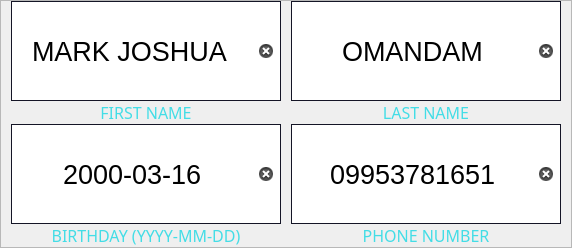
                     <widget class="QFrame" name="frame_input">
                      <property name="styleSheet">
                       <string notr="true"/>
                      </property>
                      <property name="frameShape">
                       <enum>QFrame::StyledPanel</enum>
                      </property>
                      <property name="frameShadow">
                       <enum>QFrame::Raised</enum>
                      </property>
                      <layout class="QGridLayout" name="gridLayout">
                       <property name="leftMargin">
                        <number>10</number>
                       </property>
                       <property name="topMargin">
                        <number>0</number>
                       </property>
                       <property name="rightMargin">
                        <number>10</number>
                       </property>
                       <property name="bottomMargin">
                        <number>0</number>
                       </property>
                       <property name="horizontalSpacing">
                        <number>10</number>
                       </property>
                       <property name="verticalSpacing">
                        <number>0</number>
                       </property>
                       <item row="1" column="1">
                        <widget class="QLineEdit" name="home_lineEdit_LastName">
                         <property name="minimumSize">
                          <size>
                           <width>0</width>
                           <height>100</height>
                          </size>
                         </property>
                         <property name="palette">
                          <palette>
                           <active>
                            <colorrole role="Button">
                             <brush brushstyle="SolidPattern">
                              <color alpha="255">
                               <red>255</red>
                               <green>255</green>
                               <blue>255</blue>
                              </color>
                             </brush>
                            </colorrole>
                            <colorrole role="Base">
                             <brush brushstyle="SolidPattern">
                              <color alpha="255">
                               <red>255</red>
                               <green>255</green>
                               <blue>255</blue>
                              </color>
                             </brush>
                            </colorrole>
                            <colorrole role="Window">
                             <brush brushstyle="SolidPattern">
                              <color alpha="255">
                               <red>255</red>
                               <green>255</green>
                               <blue>255</blue>
                              </color>
                             </brush>
                            </colorrole>
                           </active>
                           <inactive>
                            <colorrole role="Button">
                             <brush brushstyle="SolidPattern">
                              <color alpha="255">
                               <red>255</red>
                               <green>255</green>
                               <blue>255</blue>
                              </color>
                             </brush>
                            </colorrole>
                            <colorrole role="Base">
                             <brush brushstyle="SolidPattern">
                              <color alpha="255">
                               <red>255</red>
                               <green>255</green>
                               <blue>255</blue>
                              </color>
                             </brush>
                            </colorrole>
                            <colorrole role="Window">
                             <brush brushstyle="SolidPattern">
                              <color alpha="255">
                               <red>255</red>
                               <green>255</green>
                               <blue>255</blue>
                              </color>
                             </brush>
                            </colorrole>
                           </inactive>
                           <disabled>
                            <colorrole role="Button">
                             <brush brushstyle="SolidPattern">
                              <color alpha="255">
                               <red>255</red>
                               <green>255</green>
                               <blue>255</blue>
                              </color>
                             </brush>
                            </colorrole>
                            <colorrole role="Base">
                             <brush brushstyle="SolidPattern">
                              <color alpha="255">
                               <red>255</red>
                               <green>255</green>
                               <blue>255</blue>
                              </color>
                             </brush>
                            </colorrole>
                            <colorrole role="Window">
                             <brush brushstyle="SolidPattern">
                              <color alpha="255">
                               <red>255</red>
                               <green>255</green>
                               <blue>255</blue>
                              </color>
                             </brush>
                            </colorrole>
                           </disabled>
                          </palette>
                         </property>
                         <property name="font">
                          <font>
                           <family>Segoe UI</family>
                           <pointsize>20</pointsize>
                          </font>
                         </property>
                         <property name="styleSheet">
                          <string notr="true">background-color: rgb(255, 255, 255);
border:1px solid  rgb(20, 21, 38);</string>
                         </property>
                         <property name="text">
                          <string>OMANDAM</string>
                         </property>
                         <property name="alignment">
                          <set>Qt::AlignCenter</set>
                         </property>
                         <property name="clearButtonEnabled">
                          <bool>true</bool>
                         </property>
                        </widget>
                       </item>
                       <item row="1" column="0">
                        <widget class="QLineEdit" name="home_lineEdit_firstName">
                         <property name="minimumSize">
                          <size>
                           <width>0</width>
                           <height>100</height>
                          </size>
                         </property>
                         <property name="palette">
                          <palette>
                           <active>
                            <colorrole role="Button">
                             <brush brushstyle="SolidPattern">
                              <color alpha="255">
                               <red>255</red>
                               <green>255</green>
                               <blue>255</blue>
                              </color>
                             </brush>
                            </colorrole>
                            <colorrole role="Base">
                             <brush brushstyle="SolidPattern">
                              <color alpha="255">
                               <red>255</red>
                               <green>255</green>
                               <blue>255</blue>
                              </color>
                             </brush>
                            </colorrole>
                            <colorrole role="Window">
                             <brush brushstyle="SolidPattern">
                              <color alpha="255">
                               <red>255</red>
                               <green>255</green>
                               <blue>255</blue>
                              </color>
                             </brush>
                            </colorrole>
                           </active>
                           <inactive>
                            <colorrole role="Button">
                             <brush brushstyle="SolidPattern">
                              <color alpha="255">
                               <red>255</red>
                               <green>255</green>
                               <blue>255</blue>
                              </color>
                             </brush>
                            </colorrole>
                            <colorrole role="Base">
                             <brush brushstyle="SolidPattern">
                              <color alpha="255">
                               <red>255</red>
                               <green>255</green>
                               <blue>255</blue>
                              </color>
                             </brush>
                            </colorrole>
                            <colorrole role="Window">
                             <brush brushstyle="SolidPattern">
                              <color alpha="255">
                               <red>255</red>
                               <green>255</green>
                               <blue>255</blue>
                              </color>
                             </brush>
                            </colorrole>
                           </inactive>
                           <disabled>
                            <colorrole role="Button">
                             <brush brushstyle="SolidPattern">
                              <color alpha="255">
                               <red>255</red>
                               <green>255</green>
                               <blue>255</blue>
                              </color>
                             </brush>
                            </colorrole>
                            <colorrole role="Base">
                             <brush brushstyle="SolidPattern">
                              <color alpha="255">
                               <red>255</red>
                               <green>255</green>
                               <blue>255</blue>
                              </color>
                             </brush>
                            </colorrole>
                            <colorrole role="Window">
                             <brush brushstyle="SolidPattern">
                              <color alpha="255">
                               <red>255</red>
                               <green>255</green>
                               <blue>255</blue>
                              </color>
                             </brush>
                            </colorrole>
                           </disabled>
                          </palette>
                         </property>
                         <property name="font">
                          <font>
                           <family>Segoe UI</family>
                           <pointsize>20</pointsize>
                          </font>
                         </property>
                         <property name="styleSheet">
                          <string notr="true">background-color: rgb(255, 255, 255);
border:1px solid  rgb(20, 21, 38);
</string>
                         </property>
                         <property name="text">
                          <string>MARK JOSHUA </string>
                         </property>
                         <property name="cursorPosition">
                          <number>12</number>
                         </property>
                         <property name="alignment">
                          <set>Qt::AlignCenter</set>
                         </property>
                         <property name="clearButtonEnabled">
                          <bool>true</bool>
                         </property>
                        </widget>
                       </item>
                       <item row="5" column="1">
                        <widget class="QLineEdit" name="home_lineEdit_phoneNumber">
                         <property name="minimumSize">
                          <size>
                           <width>0</width>
                           <height>100</height>
                          </size>
                         </property>
                         <property name="palette">
                          <palette>
                           <active>
                            <colorrole role="Button">
                             <brush brushstyle="SolidPattern">
                              <color alpha="255">
                               <red>255</red>
                               <green>255</green>
                               <blue>255</blue>
                              </color>
                             </brush>
                            </colorrole>
                            <colorrole role="Base">
                             <brush brushstyle="SolidPattern">
                              <color alpha="255">
                               <red>255</red>
                               <green>255</green>
                               <blue>255</blue>
                              </color>
                             </brush>
                            </colorrole>
                            <colorrole role="Window">
                             <brush brushstyle="SolidPattern">
                              <color alpha="255">
                               <red>255</red>
                               <green>255</green>
                               <blue>255</blue>
                              </color>
                             </brush>
                            </colorrole>
                           </active>
                           <inactive>
                            <colorrole role="Button">
                             <brush brushstyle="SolidPattern">
                              <color alpha="255">
                               <red>255</red>
                               <green>255</green>
                               <blue>255</blue>
                              </color>
                             </brush>
                            </colorrole>
                            <colorrole role="Base">
                             <brush brushstyle="SolidPattern">
                              <color alpha="255">
                               <red>255</red>
                               <green>255</green>
                               <blue>255</blue>
                              </color>
                             </brush>
                            </colorrole>
                            <colorrole role="Window">
                             <brush brushstyle="SolidPattern">
                              <color alpha="255">
                               <red>255</red>
                               <green>255</green>
                               <blue>255</blue>
                              </color>
                             </brush>
                            </colorrole>
                           </inactive>
                           <disabled>
                            <colorrole role="Button">
                             <brush brushstyle="SolidPattern">
                              <color alpha="255">
                               <red>255</red>
                               <green>255</green>
                               <blue>255</blue>
                              </color>
                             </brush>
                            </colorrole>
                            <colorrole role="Base">
                             <brush brushstyle="SolidPattern">
                              <color alpha="255">
                               <red>255</red>
                               <green>255</green>
                               <blue>255</blue>
                              </color>
                             </brush>
                            </colorrole>
                            <colorrole role="Window">
                             <brush brushstyle="SolidPattern">
                              <color alpha="255">
                               <red>255</red>
                               <green>255</green>
                               <blue>255</blue>
                              </color>
                             </brush>
                            </colorrole>
                           </disabled>
                          </palette>
                         </property>
                         <property name="font">
                          <font>
                           <family>Segoe UI</family>
                           <pointsize>20</pointsize>
                          </font>
                         </property>
                         <property name="styleSheet">
                          <string notr="true">background-color: rgb(255, 255, 255);
border:1px solid  rgb(20, 21, 38);</string>
                         </property>
                         <property name="text">
                          <string>09953781651</string>
                         </property>
                         <property name="alignment">
                          <set>Qt::AlignCenter</set>
                         </property>
                         <property name="clearButtonEnabled">
                          <bool>true</bool>
                         </property>
                        </widget>
                       </item>
                       <item row="2" column="1">
                        <widget class="QLabel" name="home_label_lname">
                         <property name="maximumSize">
                          <size>
                           <width>16777215</width>
                           <height>40</height>
                          </size>
                         </property>
                         <property name="font">
                          <font>
                           <family>Montserrat</family>
                           <pointsize>12</pointsize>
                          </font>
                         </property>
                         <property name="styleSheet">
                          <string notr="true">color: rgb(67, 221, 230);</string>
                         </property>
                         <property name="frameShadow">
                          <enum>QFrame::Plain</enum>
                         </property>
                         <property name="text">
                          <string>LAST NAME</string>
                         </property>
                         <property name="alignment">
                          <set>Qt::AlignCenter</set>
                         </property>
                         <property name="wordWrap">
                          <bool>false</bool>
                         </property>
                         <property name="margin">
                          <number>0</number>
                         </property>
                        </widget>
                       </item>
                       <item row="5" column="0">
                        <widget class="QLineEdit" name="home_lineEdit_birthday">
                         <property name="minimumSize">
                          <size>
                           <width>0</width>
                           <height>100</height>
                          </size>
                         </property>
                         <property name="palette">
                          <palette>
                           <active>
                            <colorrole role="Button">
                             <brush brushstyle="SolidPattern">
                              <color alpha="255">
                               <red>255</red>
                               <green>255</green>
                               <blue>255</blue>
                              </color>
                             </brush>
                            </colorrole>
                            <colorrole role="Base">
                             <brush brushstyle="SolidPattern">
                              <color alpha="255">
                               <red>255</red>
                               <green>255</green>
                               <blue>255</blue>
                              </color>
                             </brush>
                            </colorrole>
                            <colorrole role="Window">
                             <brush brushstyle="SolidPattern">
                              <color alpha="255">
                               <red>255</red>
                               <green>255</green>
                               <blue>255</blue>
                              </color>
                             </brush>
                            </colorrole>
                           </active>
                           <inactive>
                            <colorrole role="Button">
                             <brush brushstyle="SolidPattern">
                              <color alpha="255">
                               <red>255</red>
                               <green>255</green>
                               <blue>255</blue>
                              </color>
                             </brush>
                            </colorrole>
                            <colorrole role="Base">
                             <brush brushstyle="SolidPattern">
                              <color alpha="255">
                               <red>255</red>
                               <green>255</green>
                               <blue>255</blue>
                              </color>
                             </brush>
                            </colorrole>
                            <colorrole role="Window">
                             <brush brushstyle="SolidPattern">
                              <color alpha="255">
                               <red>255</red>
                               <green>255</green>
                               <blue>255</blue>
                              </color>
                             </brush>
                            </colorrole>
                           </inactive>
                           <disabled>
                            <colorrole role="Button">
                             <brush brushstyle="SolidPattern">
                              <color alpha="255">
                               <red>255</red>
                               <green>255</green>
                               <blue>255</blue>
                              </color>
                             </brush>
                            </colorrole>
                            <colorrole role="Base">
                             <brush brushstyle="SolidPattern">
                              <color alpha="255">
                               <red>255</red>
                               <green>255</green>
                               <blue>255</blue>
                              </color>
                             </brush>
                            </colorrole>
                            <colorrole role="Window">
                             <brush brushstyle="SolidPattern">
                              <color alpha="255">
                               <red>255</red>
                               <green>255</green>
                               <blue>255</blue>
                              </color>
                             </brush>
                            </colorrole>
                           </disabled>
                          </palette>
                         </property>
                         <property name="font">
                          <font>
                           <family>Segoe UI</family>
                           <pointsize>20</pointsize>
                          </font>
                         </property>
                         <property name="styleSheet">
                          <string notr="true">background-color: rgb(255, 255, 255);
border:1px solid  rgb(20, 21, 38);</string>
                         </property>
                         <property name="text">
                          <string>2000-03-16</string>
                         </property>
                         <property name="alignment">
                          <set>Qt::AlignCenter</set>
                         </property>
                         <property name="clearButtonEnabled">
                          <bool>true</bool>
                         </property>
                        </widget>
                       </item>
                       <item row="2" column="0">
                        <widget class="QLabel" name="home_label_fname">
                         <property name="maximumSize">
                          <size>
                           <width>16777215</width>
                           <height>40</height>
                          </size>
                         </property>
                         <property name="font">
                          <font>
                           <family>Montserrat</family>
                           <pointsize>12</pointsize>
                          </font>
                         </property>
                         <property name="styleSheet">
                          <string notr="true">color: rgb(67, 221, 230);</string>
                         </property>
                         <property name="text">
                          <string>FIRST NAME</string>
                         </property>
                         <property name="alignment">
                          <set>Qt::AlignCenter</set>
                         </property>
                        </widget>
                       </item>
                       <item row="6" column="0">
                        <widget class="QLabel" name="home_label_bday">
                         <property name="font">
                          <font>
                           <family>Montserrat</family>
                           <pointsize>12</pointsize>
                          </font>
                         </property>
                         <property name="styleSheet">
                          <string notr="true">color: rgb(67, 221, 230);</string>
                         </property>
                         <property name="text">
                          <string>BIRTHDAY (YYYY-MM-DD)</string>
                         </property>
                         <property name="alignment">
                          <set>Qt::AlignCenter</set>
                         </property>
                        </widget>
                       </item>
                       <item row="6" column="1">
                        <widget class="QLabel" name="home_label_phone">
                         <property name="maximumSize">
                          <size>
                           <width>16777215</width>
                           <height>40</height>
                          </size>
                         </property>
                         <property name="font">
                          <font>
                           <family>Montserrat</family>
                           <pointsize>12</pointsize>
                          </font>
                         </property>
                         <property name="styleSheet">
                          <string notr="true">color: rgb(67, 221, 230);</string>
                         </property>
                         <property name="text">
                          <string>PHONE NUMBER</string>
                         </property>
                         <property name="alignment">
                          <set>Qt::AlignCenter</set>
                         </property>
                        </widget>
                       </item>
                      </layout>
                     </widget>
